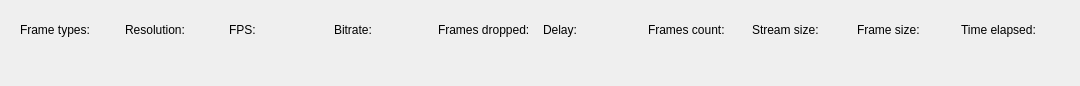
<?xml version="1.0" encoding="UTF-8"?>
<ui version="4.0">
 <class>VideoStatisticsWidget</class>
 <widget class="QWidget" name="VideoStatisticsWidget">
  <property name="geometry">
   <rect>
    <x>0</x>
    <y>0</y>
    <width>1080</width>
    <height>86</height>
   </rect>
  </property>
  <property name="windowTitle">
   <string>Form</string>
  </property>
  <layout class="QGridLayout" name="gridLayout_2">
   <item row="0" column="0">
    <widget class="QWidget" name="widget_2" native="true">
     <layout class="QGridLayout" name="gridLayout">
      <item row="0" column="0">
       <layout class="QVBoxLayout" name="verticalLayout_4" stretch="0,0">
        <item>
         <widget class="QLabel" name="label">
          <property name="text">
           <string>Frame types:</string>
          </property>
         </widget>
        </item>
        <item>
         <widget class="QLabel" name="frameTypes"/>
        </item>
       </layout>
      </item>
      <item row="0" column="1">
       <layout class="QVBoxLayout" name="verticalLayout_8">
        <item>
         <widget class="QLabel" name="label_2">
          <property name="text">
           <string>Resolution:</string>
          </property>
         </widget>
        </item>
        <item>
         <widget class="QLabel" name="resolution">
          <property name="text">
           <string/>
          </property>
         </widget>
        </item>
       </layout>
      </item>
      <item row="0" column="4">
       <layout class="QVBoxLayout" name="verticalLayout_7" stretch="0,0">
        <item>
         <widget class="QLabel" name="label_6">
          <property name="text">
           <string>Frames dropped:</string>
          </property>
         </widget>
        </item>
        <item>
         <widget class="QLabel" name="framesDropped">
          <property name="text">
           <string/>
          </property>
         </widget>
        </item>
       </layout>
      </item>
      <item row="0" column="5">
       <layout class="QVBoxLayout" name="verticalLayout_12" stretch="0,0">
        <item>
         <widget class="QLabel" name="label_8">
          <property name="text">
           <string>Delay:</string>
          </property>
         </widget>
        </item>
        <item>
         <widget class="QLabel" name="delay">
          <property name="text">
           <string/>
          </property>
         </widget>
        </item>
       </layout>
      </item>
      <item row="0" column="3">
       <layout class="QVBoxLayout" name="verticalLayout_11" stretch="0,0">
        <item>
         <widget class="QLabel" name="lBitrate">
          <property name="text">
           <string>Bitrate:</string>
          </property>
         </widget>
        </item>
        <item>
         <widget class="QLabel" name="bitRate">
          <property name="text">
           <string/>
          </property>
         </widget>
        </item>
       </layout>
      </item>
      <item row="0" column="6">
       <layout class="QVBoxLayout" name="verticalLayout_14" stretch="0,0">
        <item>
         <widget class="QLabel" name="label_9">
          <property name="text">
           <string>Frames count:</string>
          </property>
         </widget>
        </item>
        <item>
         <widget class="QLabel" name="framesCount">
          <property name="text">
           <string/>
          </property>
         </widget>
        </item>
       </layout>
      </item>
      <item row="0" column="2">
       <layout class="QVBoxLayout" name="verticalLayout_13">
        <item>
         <widget class="QLabel" name="label_7">
          <property name="text">
           <string>FPS:</string>
          </property>
         </widget>
        </item>
        <item>
         <widget class="QLabel" name="frameRate">
          <property name="text">
           <string/>
          </property>
         </widget>
        </item>
       </layout>
      </item>
      <item row="0" column="7">
       <layout class="QVBoxLayout" name="verticalLayout_15">
        <item>
         <widget class="QLabel" name="label_10">
          <property name="text">
           <string>Stream size:</string>
          </property>
         </widget>
        </item>
        <item>
         <widget class="QLabel" name="streamSize">
          <property name="text">
           <string/>
          </property>
         </widget>
        </item>
       </layout>
      </item>
      <item row="0" column="8">
       <layout class="QVBoxLayout" name="verticalLayout_16">
        <item>
         <widget class="QLabel" name="label_11">
          <property name="text">
           <string>Frame size:</string>
          </property>
         </widget>
        </item>
        <item>
         <widget class="QLabel" name="frameSize">
          <property name="text">
           <string/>
          </property>
         </widget>
        </item>
       </layout>
      </item>
      <item row="0" column="9">
       <layout class="QVBoxLayout" name="verticalLayout_17">
        <item>
         <widget class="QLabel" name="label_12">
          <property name="text">
           <string>Time elapsed:</string>
          </property>
         </widget>
        </item>
        <item>
         <widget class="QLabel" name="timeElapsed">
          <property name="text">
           <string/>
          </property>
         </widget>
        </item>
       </layout>
      </item>
     </layout>
    </widget>
   </item>
  </layout>
 </widget>
 <resources/>
 <connections/>
</ui>
